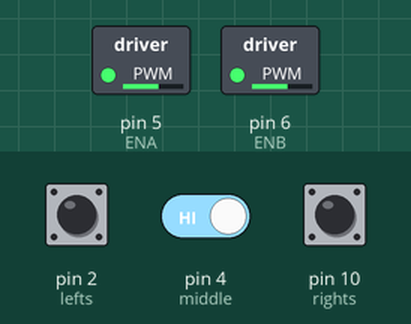
This sketch was run on a simulated Arduino Uno, built with avr-gcc and run on an emulated ATmega328P. On the bench: switched loads named in the sketch (green lamp = pin HIGH). The inputs (shaded band) are chosen by the test bench; at power-on: pin 2 (lefts) HIGH, pin 4 (middle) HIGH, pin 10 (rights) HIGH.

Above: at 1.2 s.
1.3 s: pin 2 (lefts) pulled LOW for 0.15 s
At 1.37 s:
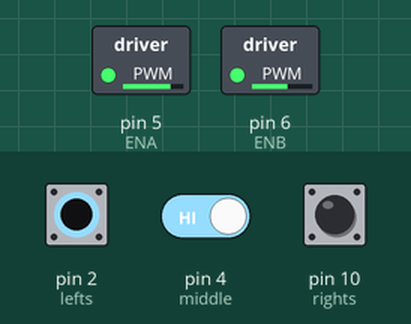
2.9 s: pin 4 (middle) driven LOW
At 4.1 s:
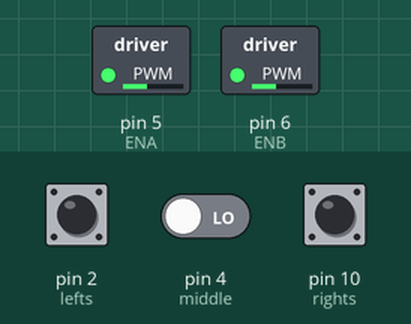
4.4 s: pin 4 (middle) driven HIGH
At 5.5 s:
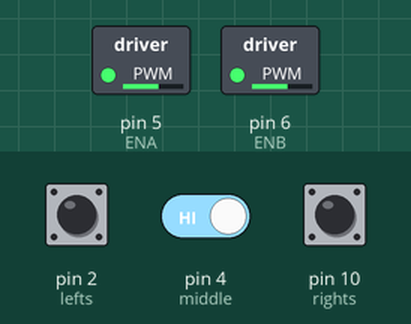
5.9 s: pin 2 (lefts) pulled LOW for 3.2 s
At 6.5 s:
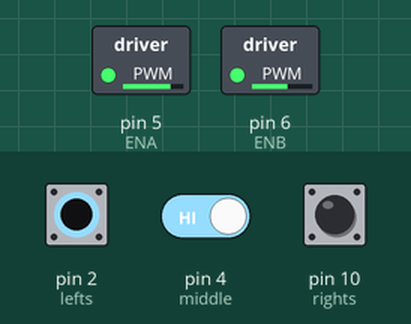
Timing chart, 0 to 10.6 s (numbered marks = the images above; inputs shaded):
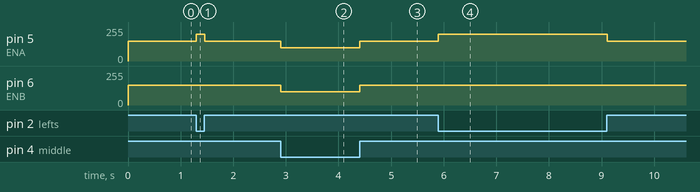

The sketch:

Maze_Solver.ino
```cpp
#define rights 10
#define middle 4
#define lefts 2

void setup() {
pinMode(lefts,INPUT);
pinMode(rights,INPUT);
pinMode(middle,INPUT);
Serial.begin(9600); // Starts the serial communication

}
int deadpoint=0;

void loop() {
   if (digitalRead(rights)==0&digitalRead(lefts)==1& digitalRead(middle)==1)
    {
      right();
      deadpoint=0;
    }
    else if (digitalRead(rights)==0&digitalRead(lefts)==1& digitalRead(middle)==0)
    {
      right();
      deadpoint=0;
    }
    else if (digitalRead(lefts)==0& digitalRead(middle)==1&digitalRead(rights)==1)
    {
      left();
      deadpoint=0;
    }
    else if (digitalRead(lefts)==0& digitalRead(middle)==0&digitalRead(rights)==1)
    {
      left();
      deadpoint=0;
    }
    else if (digitalRead(middle)==0 & digitalRead(lefts)==1&digitalRead(rights)==1)
    {
      forward();
      deadpoint=0;
    }
      else if (digitalRead(middle)==0 & digitalRead(lefts)==0 &digitalRead(rights)==0)
    {
      right();
      deadpoint=0;
    }
    else if (digitalRead(middle)==1 & digitalRead(lefts)==0 &digitalRead(rights)==0)
    {
      Stop();
      deadpoint=0;
      delay(100000);
    }
      else if (digitalRead(middle)==1 & digitalRead(lefts)==1 &digitalRead(rights)==1)
    {
      if (deadpoint==40)
      {
          left_p();
      }
      else
      {
        deadpoint=deadpoint+1;
      }
    }


  }


#define ENA 5
#define ENB 6
#define IN1 7
#define IN2 8
#define IN3 9
#define IN4 11

void forward(){
  analogWrite(ENA,100); //enable L298n A channel
  analogWrite(ENB,100); //enable L298n B channel
  digitalWrite(IN1,HIGH); //set IN1 hight level
  digitalWrite(IN2,LOW);  //set IN2 low level
  digitalWrite(IN3,LOW);  //set IN3 low level
  digitalWrite(IN4,HIGH); //set IN4 hight level
}

void back(){
  analogWrite(ENA,100);
  analogWrite(ENB,100);
  digitalWrite(IN1,LOW);
  digitalWrite(IN2,HIGH);
  digitalWrite(IN3,HIGH);
  digitalWrite(IN4,LOW);
}

void left(){
  analogWrite(ENA,200);
  analogWrite(ENB,150);
  digitalWrite(IN1,LOW);
  digitalWrite(IN2,HIGH);
  digitalWrite(IN3,LOW);
  digitalWrite(IN4,HIGH);
}

void right(){
  analogWrite(ENA,200);
  analogWrite(ENB,150);
  digitalWrite(IN1,HIGH);
  digitalWrite(IN2,LOW);
  digitalWrite(IN3,HIGH);
  digitalWrite(IN4,LOW);
}
void left_p(){
  analogWrite(ENA,150);
  analogWrite(ENB,150);
  digitalWrite(IN1,LOW);
  digitalWrite(IN2,HIGH);
  digitalWrite(IN3,LOW);
  digitalWrite(IN4,HIGH);
}
void Stop(){
  analogWrite(ENA,100);
  analogWrite(ENB,100);
  digitalWrite(IN1,LOW);
  digitalWrite(IN2,LOW);
  digitalWrite(IN3,LOW);
  digitalWrite(IN4,LOW);
}
```

Measured:
- after the input at 1.3 s, pin 5 (ENA): 150/255 → 200/255 at once, → 150/255 0.15 s later
- after the input at 2.9 s, pin 5 (ENA), pin 6 (ENB): 150/255 → 100/255 at once
- after the input at 4.4 s, pin 5 (ENA), pin 6 (ENB): 100/255 → 150/255 at once
- after the input at 5.9 s, pin 5 (ENA): 150/255 → 200/255 at once, → 150/255 3.2 s later
